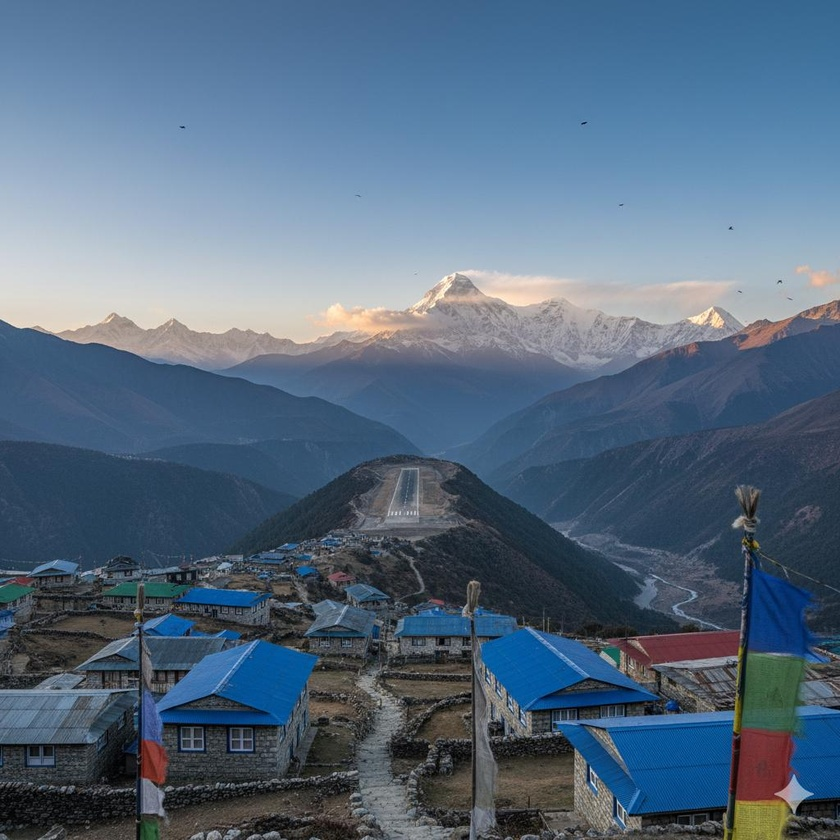
#> input picture work/edi_vision_tui/test_image.jpeg, 840 x 840 px, shrunk from 1024 x 1024 before the run
$ python find_orange_roofs.py
#> lines starting #> are read from the running program, lines starting #| are printed output that depends on the picture; after the words box and inside, x2 and y2 are one past the last pixel; in counts of white or black regions, pixels touching at a corner belong together
"""
Script to find orange roofs in the test image
"""
import cv2
import numpy as np
from PIL import Image
import os

def find_orange_roofs(image_path):
    """
    Find orange roofs in the image.

    Args:
        image_path: Path to the image file
    """
#> called with image_path = 'test_image.jpeg'
    # Load the image
    image = cv2.imread(image_path)
#> image is the input picture: shape (840, 840, 3); mean B, G, R 127.7, 106.5, 85.7
    if image is None:
        print(f"Error: Could not load image {image_path}")
        return

    image = cv2.cvtColor(image, cv2.COLOR_BGR2RGB)
    height, width = image.shape[:2]
#> height = 840; width = 840

    # Create a mask for orange roofs
    # Orange color range (in RGB) - adjusting for typical roof colors
    # Orange: high red, medium green, low blue
    orange_mask = np.zeros((height, width), dtype=np.uint8)

    # Define orange color thresholds
    # For orange roofs, we want high red, medium green, and low blue
    for i in range(height):
        for j in range(width):
            r, g, b = image[i, j]

            # Orange detection: high red, medium green, low blue
            # Adjust these thresholds based on what orange looks like in the image
            if r > 150 and g > 50 and b < 100 and (r > g + 30):  # Orange condition
                orange_mask[i, j] = 255
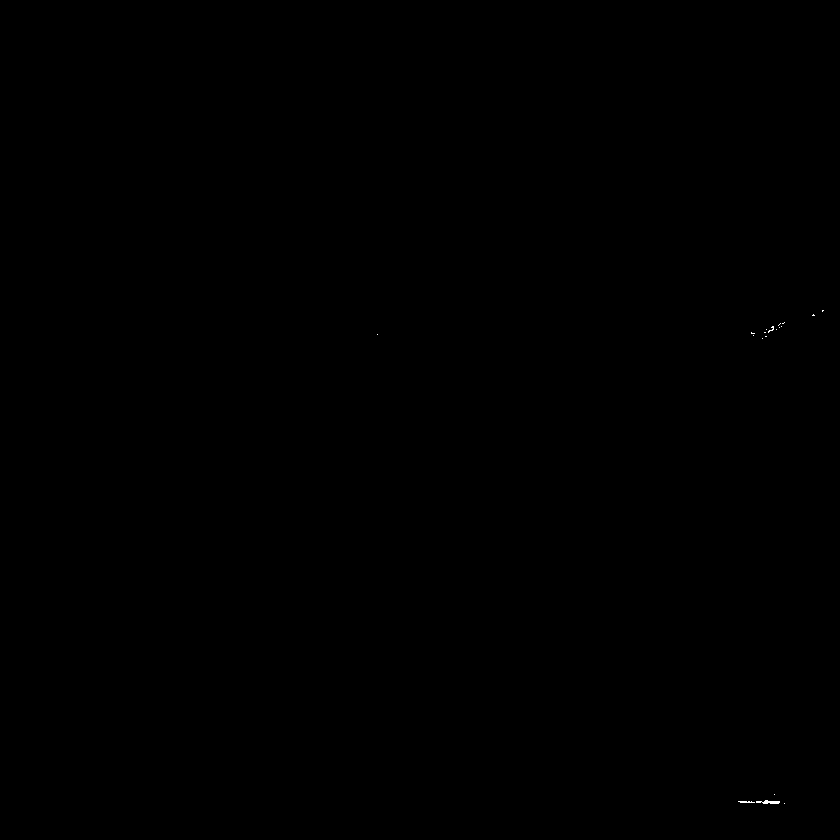
#> orange_mask: shape (840, 840); 0.02% white in thin lines or dots, all inside (x1, y1, x2, y2) = (377, 310, 824, 804)

    # Calculate coverage percentage
    total_pixels = height * width
#> total_pixels = 705600
    orange_pixels = np.sum(orange_mask > 0)
#> orange_pixels = 135
    coverage = (orange_pixels / total_pixels) * 100
#> coverage = 0.0191

    print(f"Orange roof detection results:")
    print(f"Coverage: {coverage:.2f}% ({orange_pixels} out of {total_pixels} pixels)")
#| Coverage: 0.02% (135 out of 705600 pixels)

    # Find bounding box of orange regions
    ys, xs = np.where(orange_mask > 0)
#> ys = 135 values from 310 to 803; xs = 135 values, max 823 at index 1, min 377 at index 39, mean 763.8
    if len(ys) > 0 and len(xs) > 0:
        x1, x2 = int(xs.min()), int(xs.max())
#> x1 = 377; x2 = 823
        y1, y2 = int(ys.min()), int(ys.max())
#> y1 = 310; y2 = 803

        print(f"Bounding box: ({x1}, {y1}) to ({x2}, {y2})")
#| Bounding box: (377, 310) to (823, 803)

        # Create a visualization with orange highlighted
        visualization = image.copy()
        visualization[orange_mask > 0] = [255, 165, 0]  # Orange color for visualization
#> visualization: shape (840, 840, 3); mean R, G, B 85.7, 106.5, 127.7

        # Save the visualization
        vis_image = Image.fromarray(visualization.astype('uint8'))
        vis_image.save("orange_roofs_visualization.png")
        print(f"Saved visualization to orange_roofs_visualization.png")
    else:
        print("No orange roofs detected")

    # Analyze color distribution in the entire image
    print("\nColor distribution analysis:")
    colors = []
    for i in range(height):
        for j in range(width):
            r, g, b = image[i, j]
            if r > 150 and g > 50 and b < 100 and (r > g + 30):
                colors.append('orange')
            elif r > 150 and g < 100 and b < 100:
                colors.append('red')
            elif r < 100 and g < 100 and b > 150:
                colors.append('blue')
            elif r > 100 and g > 100 and b > 100:
                colors.append('white')
            else:
                colors.append('other')
#> after the loop, colors = 705600 items

    # Count color occurrences
    color_counts = {}
    for color in colors:
        color_counts[color] = color_counts.get(color, 0) + 1
#> after the loop, color_counts = {'other': 485462, 'white': 209162, 'orange': 135, 'blue': 10841}

    print("Overall color distribution:")
    for color, count in sorted(color_counts.items(), key=lambda x: x[1], reverse=True):
        percentage = (count / len(colors)) * 100
        print(f"  {color}: {percentage:.1f}% ({count} pixels)")
#> this loop made 4 passes
#> (color, count, percentage) on passes 1 to 4: ('other', 485462, 68.8), ('white', 209162, 29.64), ('blue', 10841, 1.54), ('orange', 135, 0.0191)
#|   other: 68.8% (485462 pixels)
#|   white: 29.6% (209162 pixels)
#|   blue: 1.5% (10841 pixels)
#|   orange: 0.0% (135 pixels)

if __name__ == "__main__":
    image_path = "test_image.jpeg"
    find_orange_roofs(image_path)
